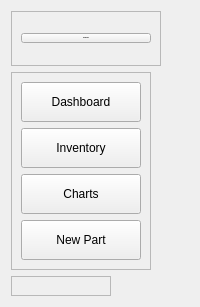
     <widget class="QWidget" name="left_menu_widget" native="true">
      <layout class="QVBoxLayout" name="verticalLayout">
       <item>
        <widget class="QFrame" name="left_frame_title">
         <property name="minimumSize">
          <size>
           <width>150</width>
           <height>55</height>
          </size>
         </property>
         <property name="maximumSize">
          <size>
           <width>150</width>
           <height>55</height>
          </size>
         </property>
         <property name="frameShape">
          <enum>QFrame::StyledPanel</enum>
         </property>
         <property name="frameShadow">
          <enum>QFrame::Raised</enum>
         </property>
         <layout class="QHBoxLayout" name="horizontalLayout_2">
          <item>
           <widget class="QPushButton" name="pushButton_7">
            <property name="font">
             <font>
              <family>Verdana</family>
              <pointsize>-1</pointsize>
              <bold>true</bold>
             </font>
            </property>
            <property name="text">
             <string>LOGISTICS</string>
            </property>
           </widget>
          </item>
         </layout>
        </widget>
       </item>
       <item alignment="Qt::AlignLeft">
        <widget class="QFrame" name="left_nav_section">
         <property name="frameShape">
          <enum>QFrame::StyledPanel</enum>
         </property>
         <property name="frameShadow">
          <enum>QFrame::Raised</enum>
         </property>
         <layout class="QVBoxLayout" name="verticalLayout_2">
          <item alignment="Qt::AlignLeft">
           <widget class="QPushButton" name="dashboard_pushButton">
            <property name="minimumSize">
             <size>
              <width>120</width>
              <height>40</height>
             </size>
            </property>
            <property name="maximumSize">
             <size>
              <width>120</width>
              <height>40</height>
             </size>
            </property>
            <property name="text">
             <string>Dashboard</string>
            </property>
           </widget>
          </item>
          <item alignment="Qt::AlignLeft">
           <widget class="QPushButton" name="inventory_pushButton">
            <property name="minimumSize">
             <size>
              <width>120</width>
              <height>40</height>
             </size>
            </property>
            <property name="maximumSize">
             <size>
              <width>120</width>
              <height>40</height>
             </size>
            </property>
            <property name="text">
             <string>Inventory</string>
            </property>
           </widget>
          </item>
          <item alignment="Qt::AlignLeft">
           <widget class="QPushButton" name="charts_pushButton">
            <property name="minimumSize">
             <size>
              <width>120</width>
              <height>40</height>
             </size>
            </property>
            <property name="maximumSize">
             <size>
              <width>120</width>
              <height>40</height>
             </size>
            </property>
            <property name="text">
             <string>Charts</string>
            </property>
           </widget>
          </item>
          <item>
           <widget class="QPushButton" name="addPart_pushButton">
            <property name="minimumSize">
             <size>
              <width>120</width>
              <height>40</height>
             </size>
            </property>
            <property name="maximumSize">
             <size>
              <width>120</width>
              <height>40</height>
             </size>
            </property>
            <property name="text">
             <string>New Part</string>
            </property>
           </widget>
          </item>
         </layout>
        </widget>
       </item>
       <item alignment="Qt::AlignLeft">
        <widget class="QFrame" name="buffer_frame">
         <property name="minimumSize">
          <size>
           <width>100</width>
           <height>0</height>
          </size>
         </property>
         <property name="frameShape">
          <enum>QFrame::StyledPanel</enum>
         </property>
         <property name="frameShadow">
          <enum>QFrame::Raised</enum>
         </property>
         <layout class="QGridLayout" name="gridLayout_6"/>
        </widget>
       </item>
      </layout>
     </widget>
